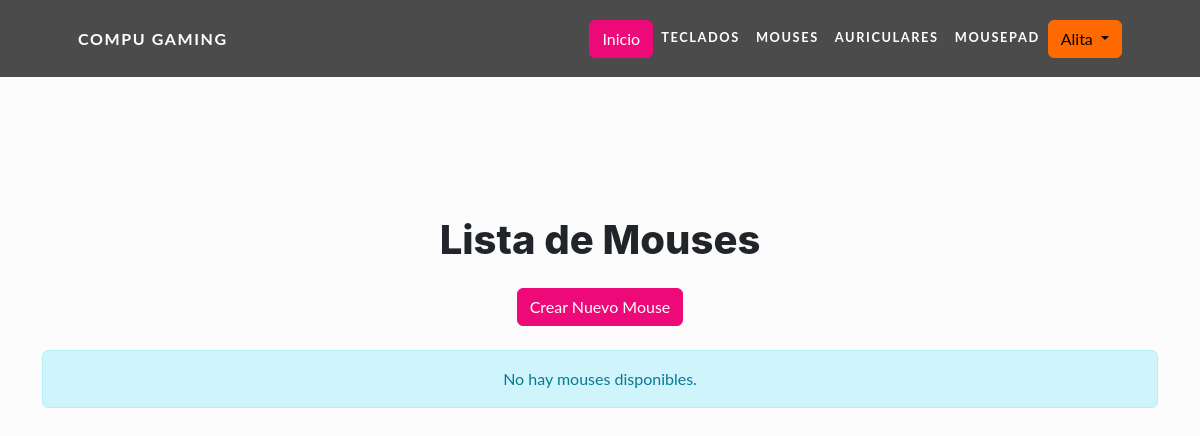
Page /mouses/ (signed in) on the earlier database version.
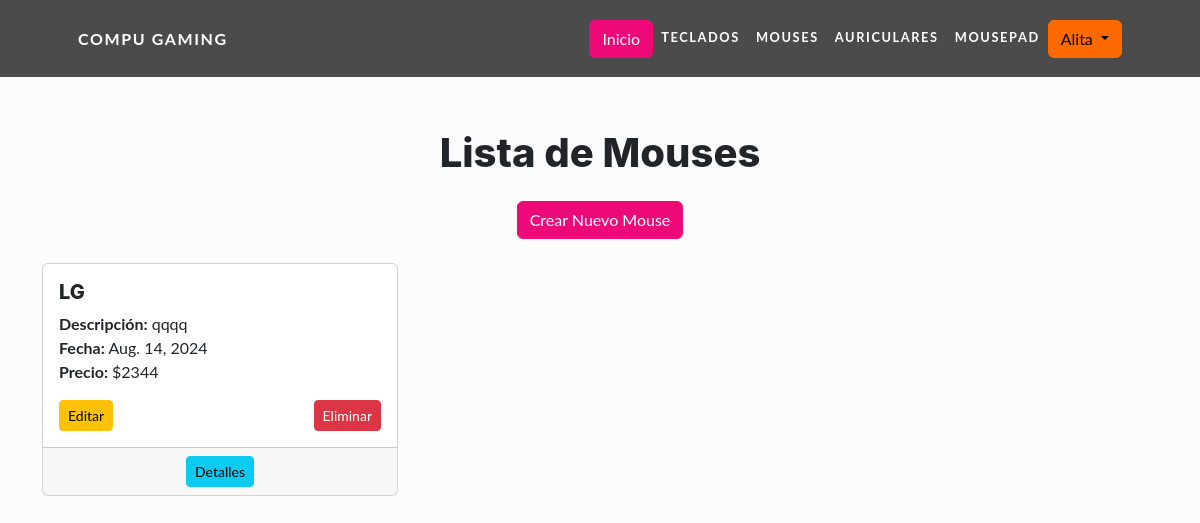
Same page on the later database version.
### app/models.py (models this page shows, shortened)
class Mouse(models.Model):
    TIPOS_DE_MOUSE = [
        ('optico', 'Optico'),
        ('inalambrico', 'Inalambrico'),
        ('gaming', 'Gaming'),
    ]
    nombre = models.CharField(max_length=40)
    tipo = models.CharField(max_length=20, choices=TIPOS_DE_MOUSE, null=True)
    descripcion = models.TextField(blank=True, null=True)
    fecha = models.DateField(blank=True, null=True)
    precio = models.IntegerField(blank=True, null=False)

### app/views.py (the view)
# urls.py: path('mouses/', views.mouse_list, name='mouse_list'),
@login_required
def mouse_list(request):
    mouses = Mouse.objects.all()
    return render(request, 'app/mouse_list.html', {'mouses': mouses})

### app/templates/app/mouse_list.html (shortened to what this page needs)
{% extends "app/base.html" %}
{% block content %}
<div class="container d-flex flex-column justify-content-center" style="min-height: 80vh;">
  <div class="text-center mb-4">
    <h1>Lista de Mouses</h1>
    <a class="btn btn-primary mt-3" href="{% url 'mouse_create' %}">Crear Nuevo Mouse</a>
  </div>
  <div class="row">
    {% for mouse in mouses %}
    <div class="col-md-4 mb-3">
      <div class="card h-100">
        <div class="card-body">
          <h5 class="card-title">{{ mouse.nombre }}</h5>
          <p class="card-text">
            <strong>Descripción:</strong> {{ mouse.descripcion }}<br>
            <strong>Fecha:</strong> {{ mouse.fecha }}<br>
            <strong>Precio: </strong> ${{ mouse.precio }}
          </p>
          <a class="btn btn-warning btn-sm" href="{% url 'mouse_update' mouse.pk %}">Editar</a>
          <a class="btn btn-danger btn-sm float-end" href="{% url 'mouse_delete' mouse.pk %}">Eliminar</a>
        </div>
        <div class="card-footer text-center">
          <a class="btn btn-info btn-sm" href="{% url 'mouse_detail' mouse.pk %}">Detalles</a>
        </div>
      </div>
    </div>
    {% empty %}
    <div class="col-12">
      <div class="alert alert-info text-center" role="alert">
        No hay mouses disponibles.
      </div>
    </div>
    {% endfor %}
  </div>
</div>
{% endblock %}

Differences in the rows shown:
added Mouse: nombre "LG", descripcion "qqqq", fecha "Aug. 14, 2024", precio "2344"
Other differences:
text no longer shown: "No hay mouses disponibles."
